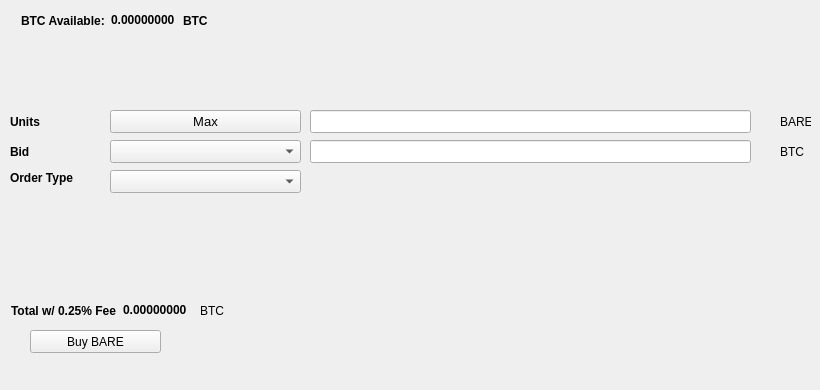
   <widget class="QWidget" name="BuyTab">
    <attribute name="title">
     <string>Buy</string>
    </attribute>
    <widget class="QPushButton" name="BuyBARE">
     <property name="geometry">
      <rect>
       <x>30</x>
       <y>330</y>
       <width>131</width>
       <height>23</height>
      </rect>
     </property>
     <property name="text">
      <string>Buy BARE</string>
     </property>
     <property name="icon">
      <iconset resource="../bare.qrc">
       <normaloff>:/icons/bitcoin</normaloff>:/icons/bitcoin</iconset>
     </property>
    </widget>
    <widget class="QLabel" name="label_3">
     <property name="geometry">
      <rect>
       <x>10</x>
       <y>110</y>
       <width>46</width>
       <height>23</height>
      </rect>
     </property>
     <property name="font">
      <font>
       <weight>75</weight>
       <bold>true</bold>
      </font>
     </property>
     <property name="text">
      <string>Units</string>
     </property>
    </widget>
    <widget class="QLineEdit" name="UnitsInput">
     <property name="geometry">
      <rect>
       <x>310</x>
       <y>110</y>
       <width>441</width>
       <height>23</height>
      </rect>
     </property>
     <property name="font">
      <font>
       <pointsize>9</pointsize>
       <weight>75</weight>
       <bold>true</bold>
      </font>
     </property>
    </widget>
    <widget class="QLineEdit" name="BuyBidPriceEdit">
     <property name="geometry">
      <rect>
       <x>310</x>
       <y>140</y>
       <width>441</width>
       <height>23</height>
      </rect>
     </property>
     <property name="font">
      <font>
       <pointsize>9</pointsize>
       <weight>75</weight>
       <bold>true</bold>
      </font>
     </property>
    </widget>
    <widget class="QLabel" name="label_4">
     <property name="geometry">
      <rect>
       <x>780</x>
       <y>110</y>
       <width>31</width>
       <height>23</height>
      </rect>
     </property>
     <property name="text">
      <string>BARE</string>
     </property>
    </widget>
    <widget class="QLabel" name="label_5">
     <property name="geometry">
      <rect>
       <x>780</x>
       <y>140</y>
       <width>31</width>
       <height>23</height>
      </rect>
     </property>
     <property name="text">
      <string>BTC</string>
     </property>
    </widget>
    <widget class="QLabel" name="label_6">
     <property name="geometry">
      <rect>
       <x>10</x>
       <y>140</y>
       <width>46</width>
       <height>23</height>
      </rect>
     </property>
     <property name="font">
      <font>
       <weight>75</weight>
       <bold>true</bold>
      </font>
     </property>
     <property name="text">
      <string>Bid</string>
     </property>
    </widget>
    <widget class="QLabel" name="label_7">
     <property name="geometry">
      <rect>
       <x>10</x>
       <y>170</y>
       <width>91</width>
       <height>16</height>
      </rect>
     </property>
     <property name="font">
      <font>
       <weight>75</weight>
       <bold>true</bold>
      </font>
     </property>
     <property name="text">
      <string>Order Type</string>
     </property>
    </widget>
    <widget class="QPushButton" name="Buy_Max_Amount">
     <property name="geometry">
      <rect>
       <x>110</x>
       <y>110</y>
       <width>191</width>
       <height>23</height>
      </rect>
     </property>
     <property name="font">
      <font>
       <pointsize>10</pointsize>
      </font>
     </property>
     <property name="text">
      <string>Max</string>
     </property>
    </widget>
    <widget class="QComboBox" name="BuyBidcomboBox">
     <property name="geometry">
      <rect>
       <x>110</x>
       <y>140</y>
       <width>191</width>
       <height>23</height>
      </rect>
     </property>
     <property name="font">
      <font>
       <pointsize>10</pointsize>
      </font>
     </property>
    </widget>
    <widget class="QComboBox" name="buyOrdertypeCombo">
     <property name="geometry">
      <rect>
       <x>110</x>
       <y>170</y>
       <width>191</width>
       <height>23</height>
      </rect>
     </property>
     <property name="font">
      <font>
       <pointsize>10</pointsize>
      </font>
     </property>
    </widget>
    <widget class="QWidget" name="layoutWidget1">
     <property name="geometry">
      <rect>
       <x>21</x>
       <y>11</y>
       <width>227</width>
       <height>19</height>
      </rect>
     </property>
     <layout class="QHBoxLayout" name="horizontalLayout_3">
      <item>
       <widget class="QLabel" name="label232">
        <property name="font">
         <font>
          <weight>75</weight>
          <bold>true</bold>
         </font>
        </property>
        <property name="text">
         <string>BTC Available:</string>
        </property>
       </widget>
      </item>
      <item>
       <widget class="QLabel" name="BtcAvailableLbl">
        <property name="palette">
         <palette>
          <active>
           <colorrole role="WindowText">
            <brush brushstyle="SolidPattern">
             <color alpha="255">
              <red>0</red>
              <green>0</green>
              <blue>0</blue>
             </color>
            </brush>
           </colorrole>
           <colorrole role="Button">
            <brush brushstyle="SolidPattern">
             <color alpha="255">
              <red>0</red>
              <green>170</green>
              <blue>0</blue>
             </color>
            </brush>
           </colorrole>
           <colorrole role="Light">
            <brush brushstyle="SolidPattern">
             <color alpha="255">
              <red>0</red>
              <green>255</green>
              <blue>0</blue>
             </color>
            </brush>
           </colorrole>
           <colorrole role="Midlight">
            <brush brushstyle="SolidPattern">
             <color alpha="255">
              <red>0</red>
              <green>212</green>
              <blue>0</blue>
             </color>
            </brush>
           </colorrole>
           <colorrole role="Dark">
            <brush brushstyle="SolidPattern">
             <color alpha="255">
              <red>0</red>
              <green>85</green>
              <blue>0</blue>
             </color>
            </brush>
           </colorrole>
           <colorrole role="Mid">
            <brush brushstyle="SolidPattern">
             <color alpha="255">
              <red>0</red>
              <green>113</green>
              <blue>0</blue>
             </color>
            </brush>
           </colorrole>
           <colorrole role="Text">
            <brush brushstyle="SolidPattern">
             <color alpha="255">
              <red>0</red>
              <green>170</green>
              <blue>0</blue>
             </color>
            </brush>
           </colorrole>
           <colorrole role="BrightText">
            <brush brushstyle="SolidPattern">
             <color alpha="255">
              <red>255</red>
              <green>255</green>
              <blue>255</blue>
             </color>
            </brush>
           </colorrole>
           <colorrole role="ButtonText">
            <brush brushstyle="SolidPattern">
             <color alpha="255">
              <red>0</red>
              <green>0</green>
              <blue>0</blue>
             </color>
            </brush>
           </colorrole>
           <colorrole role="Base">
            <brush brushstyle="SolidPattern">
             <color alpha="255">
              <red>255</red>
              <green>255</green>
              <blue>255</blue>
             </color>
            </brush>
           </colorrole>
           <colorrole role="Window">
            <brush brushstyle="SolidPattern">
             <color alpha="255">
              <red>0</red>
              <green>170</green>
              <blue>0</blue>
             </color>
            </brush>
           </colorrole>
           <colorrole role="Shadow">
            <brush brushstyle="SolidPattern">
             <color alpha="255">
              <red>0</red>
              <green>0</green>
              <blue>0</blue>
             </color>
            </brush>
           </colorrole>
           <colorrole role="AlternateBase">
            <brush brushstyle="SolidPattern">
             <color alpha="255">
              <red>127</red>
              <green>212</green>
              <blue>127</blue>
             </color>
            </brush>
           </colorrole>
           <colorrole role="ToolTipBase">
            <brush brushstyle="SolidPattern">
             <color alpha="255">
              <red>255</red>
              <green>255</green>
              <blue>220</blue>
             </color>
            </brush>
           </colorrole>
           <colorrole role="ToolTipText">
            <brush brushstyle="SolidPattern">
             <color alpha="255">
              <red>0</red>
              <green>0</green>
              <blue>0</blue>
             </color>
            </brush>
           </colorrole>
          </active>
          <inactive>
           <colorrole role="WindowText">
            <brush brushstyle="SolidPattern">
             <color alpha="255">
              <red>0</red>
              <green>0</green>
              <blue>0</blue>
             </color>
            </brush>
           </colorrole>
           <colorrole role="Button">
            <brush brushstyle="SolidPattern">
             <color alpha="255">
              <red>0</red>
              <green>170</green>
              <blue>0</blue>
             </color>
            </brush>
           </colorrole>
           <colorrole role="Light">
            <brush brushstyle="SolidPattern">
             <color alpha="255">
              <red>0</red>
              <green>255</green>
              <blue>0</blue>
             </color>
            </brush>
           </colorrole>
           <colorrole role="Midlight">
            <brush brushstyle="SolidPattern">
             <color alpha="255">
              <red>0</red>
              <green>212</green>
              <blue>0</blue>
             </color>
            </brush>
           </colorrole>
           <colorrole role="Dark">
            <brush brushstyle="SolidPattern">
             <color alpha="255">
              <red>0</red>
              <green>85</green>
              <blue>0</blue>
             </color>
            </brush>
           </colorrole>
           <colorrole role="Mid">
            <brush brushstyle="SolidPattern">
             <color alpha="255">
              <red>0</red>
              <green>113</green>
              <blue>0</blue>
             </color>
            </brush>
           </colorrole>
           <colorrole role="Text">
            <brush brushstyle="SolidPattern">
             <color alpha="255">
              <red>0</red>
              <green>170</green>
              <blue>0</blue>
             </color>
            </brush>
           </colorrole>
           <colorrole role="BrightText">
            <brush brushstyle="SolidPattern">
             <color alpha="255">
              <red>255</red>
              <green>255</green>
              <blue>255</blue>
             </color>
            </brush>
           </colorrole>
           <colorrole role="ButtonText">
            <brush brushstyle="SolidPattern">
             <color alpha="255">
              <red>0</red>
              <green>0</green>
              <blue>0</blue>
             </color>
            </brush>
           </colorrole>
           <colorrole role="Base">
            <brush brushstyle="SolidPattern">
             <color alpha="255">
              <red>255</red>
              <green>255</green>
              <blue>255</blue>
             </color>
            </brush>
           </colorrole>
           <colorrole role="Window">
            <brush brushstyle="SolidPattern">
             <color alpha="255">
              <red>0</red>
              <green>170</green>
              <blue>0</blue>
             </color>
            </brush>
           </colorrole>
           <colorrole role="Shadow">
            <brush brushstyle="SolidPattern">
             <color alpha="255">
              <red>0</red>
              <green>0</green>
              <blue>0</blue>
             </color>
            </brush>
           </colorrole>
           <colorrole role="AlternateBase">
            <brush brushstyle="SolidPattern">
             <color alpha="255">
              <red>127</red>
              <green>212</green>
              <blue>127</blue>
             </color>
            </brush>
           </colorrole>
           <colorrole role="ToolTipBase">
            <brush brushstyle="SolidPattern">
             <color alpha="255">
              <red>255</red>
              <green>255</green>
              <blue>220</blue>
             </color>
            </brush>
           </colorrole>
           <colorrole role="ToolTipText">
            <brush brushstyle="SolidPattern">
             <color alpha="255">
              <red>0</red>
              <green>0</green>
              <blue>0</blue>
             </color>
            </brush>
           </colorrole>
          </inactive>
          <disabled>
           <colorrole role="WindowText">
            <brush brushstyle="SolidPattern">
             <color alpha="255">
              <red>0</red>
              <green>85</green>
              <blue>0</blue>
             </color>
            </brush>
           </colorrole>
           <colorrole role="Button">
            <brush brushstyle="SolidPattern">
             <color alpha="255">
              <red>0</red>
              <green>170</green>
              <blue>0</blue>
             </color>
            </brush>
           </colorrole>
           <colorrole role="Light">
            <brush brushstyle="SolidPattern">
             <color alpha="255">
              <red>0</red>
              <green>255</green>
              <blue>0</blue>
             </color>
            </brush>
           </colorrole>
           <colorrole role="Midlight">
            <brush brushstyle="SolidPattern">
             <color alpha="255">
              <red>0</red>
              <green>212</green>
              <blue>0</blue>
             </color>
            </brush>
           </colorrole>
           <colorrole role="Dark">
            <brush brushstyle="SolidPattern">
             <color alpha="255">
              <red>0</red>
              <green>85</green>
              <blue>0</blue>
             </color>
            </brush>
           </colorrole>
           <colorrole role="Mid">
            <brush brushstyle="SolidPattern">
             <color alpha="255">
              <red>0</red>
              <green>113</green>
              <blue>0</blue>
             </color>
            </brush>
           </colorrole>
           <colorrole role="Text">
            <brush brushstyle="SolidPattern">
             <color alpha="255">
              <red>0</red>
              <green>85</green>
              <blue>0</blue>
             </color>
            </brush>
           </colorrole>
           <colorrole role="BrightText">
            <brush brushstyle="SolidPattern">
             <color alpha="255">
              <red>255</red>
              <green>255</green>
              <blue>255</blue>
             </color>
            </brush>
           </colorrole>
           <colorrole role="ButtonText">
            <brush brushstyle="SolidPattern">
             <color alpha="255">
              <red>0</red>
              <green>85</green>
              <blue>0</blue>
             </color>
            </brush>
           </colorrole>
           <colorrole role="Base">
            <brush brushstyle="SolidPattern">
             <color alpha="255">
              <red>0</red>
              <green>170</green>
              <blue>0</blue>
             </color>
            </brush>
           </colorrole>
           <colorrole role="Window">
            <brush brushstyle="SolidPattern">
             <color alpha="255">
              <red>0</red>
              <green>170</green>
              <blue>0</blue>
             </color>
            </brush>
           </colorrole>
           <colorrole role="Shadow">
            <brush brushstyle="SolidPattern">
             <color alpha="255">
              <red>0</red>
              <green>0</green>
              <blue>0</blue>
             </color>
            </brush>
           </colorrole>
           <colorrole role="AlternateBase">
            <brush brushstyle="SolidPattern">
             <color alpha="255">
              <red>0</red>
              <green>170</green>
              <blue>0</blue>
             </color>
            </brush>
           </colorrole>
           <colorrole role="ToolTipBase">
            <brush brushstyle="SolidPattern">
             <color alpha="255">
              <red>255</red>
              <green>255</green>
              <blue>220</blue>
             </color>
            </brush>
           </colorrole>
           <colorrole role="ToolTipText">
            <brush brushstyle="SolidPattern">
             <color alpha="255">
              <red>0</red>
              <green>0</green>
              <blue>0</blue>
             </color>
            </brush>
           </colorrole>
          </disabled>
         </palette>
        </property>
        <property name="font">
         <font>
          <weight>75</weight>
          <bold>true</bold>
         </font>
        </property>
        <property name="text">
         <string>0.00000000</string>
        </property>
        <property name="textInteractionFlags">
         <set>Qt::LinksAccessibleByMouse|Qt::TextSelectableByKeyboard|Qt::TextSelectableByMouse</set>
        </property>
       </widget>
      </item>
      <item>
       <widget class="QLabel" name="BtcAvailableLbl_2">
        <property name="font">
         <font>
          <weight>75</weight>
          <bold>true</bold>
         </font>
        </property>
        <property name="text">
         <string>BTC</string>
        </property>
       </widget>
      </item>
     </layout>
    </widget>
    <widget class="QWidget" name="layoutWidge2">
     <property name="geometry">
      <rect>
       <x>11</x>
       <y>301</y>
       <width>259</width>
       <height>19</height>
      </rect>
     </property>
     <layout class="QHBoxLayout" name="horizontalLayout_4">
      <item>
       <widget class="QLabel" name="label_9">
        <property name="font">
         <font>
          <weight>75</weight>
          <bold>true</bold>
         </font>
        </property>
        <property name="text">
         <string>Total w/ 0.25% Fee</string>
        </property>
       </widget>
      </item>
      <item>
       <widget class="QLabel" name="BuyCostLabel">
        <property name="palette">
         <palette>
          <active>
           <colorrole role="WindowText">
            <brush brushstyle="SolidPattern">
             <color alpha="255">
              <red>0</red>
              <green>0</green>
              <blue>0</blue>
             </color>
            </brush>
           </colorrole>
           <colorrole role="Button">
            <brush brushstyle="SolidPattern">
             <color alpha="255">
              <red>0</red>
              <green>170</green>
              <blue>0</blue>
             </color>
            </brush>
           </colorrole>
           <colorrole role="Light">
            <brush brushstyle="SolidPattern">
             <color alpha="255">
              <red>0</red>
              <green>255</green>
              <blue>0</blue>
             </color>
            </brush>
           </colorrole>
           <colorrole role="Midlight">
            <brush brushstyle="SolidPattern">
             <color alpha="255">
              <red>0</red>
              <green>212</green>
              <blue>0</blue>
             </color>
            </brush>
           </colorrole>
           <colorrole role="Dark">
            <brush brushstyle="SolidPattern">
             <color alpha="255">
              <red>0</red>
              <green>85</green>
              <blue>0</blue>
             </color>
            </brush>
           </colorrole>
           <colorrole role="Mid">
            <brush brushstyle="SolidPattern">
             <color alpha="255">
              <red>0</red>
              <green>113</green>
              <blue>0</blue>
             </color>
            </brush>
           </colorrole>
           <colorrole role="Text">
            <brush brushstyle="SolidPattern">
             <color alpha="255">
              <red>0</red>
              <green>170</green>
              <blue>0</blue>
             </color>
            </brush>
           </colorrole>
           <colorrole role="BrightText">
            <brush brushstyle="SolidPattern">
             <color alpha="255">
              <red>255</red>
              <green>255</green>
              <blue>255</blue>
             </color>
            </brush>
           </colorrole>
           <colorrole role="ButtonText">
            <brush brushstyle="SolidPattern">
             <color alpha="255">
              <red>0</red>
              <green>0</green>
              <blue>0</blue>
             </color>
            </brush>
           </colorrole>
           <colorrole role="Base">
            <brush brushstyle="SolidPattern">
             <color alpha="255">
              <red>255</red>
              <green>255</green>
              <blue>255</blue>
             </color>
            </brush>
           </colorrole>
           <colorrole role="Window">
            <brush brushstyle="SolidPattern">
             <color alpha="255">
              <red>0</red>
              <green>170</green>
              <blue>0</blue>
             </color>
            </brush>
           </colorrole>
           <colorrole role="Shadow">
            <brush brushstyle="SolidPattern">
             <color alpha="255">
              <red>0</red>
              <green>0</green>
              <blue>0</blue>
             </color>
            </brush>
           </colorrole>
           <colorrole role="AlternateBase">
            <brush brushstyle="SolidPattern">
             <color alpha="255">
              <red>127</red>
              <green>212</green>
              <blue>127</blue>
             </color>
            </brush>
           </colorrole>
           <colorrole role="ToolTipBase">
            <brush brushstyle="SolidPattern">
             <color alpha="255">
              <red>255</red>
              <green>255</green>
              <blue>220</blue>
             </color>
            </brush>
           </colorrole>
           <colorrole role="ToolTipText">
            <brush brushstyle="SolidPattern">
             <color alpha="255">
              <red>0</red>
              <green>0</green>
              <blue>0</blue>
             </color>
            </brush>
           </colorrole>
          </active>
          <inactive>
           <colorrole role="WindowText">
            <brush brushstyle="SolidPattern">
             <color alpha="255">
              <red>0</red>
              <green>0</green>
              <blue>0</blue>
             </color>
            </brush>
           </colorrole>
           <colorrole role="Button">
            <brush brushstyle="SolidPattern">
             <color alpha="255">
              <red>0</red>
              <green>170</green>
              <blue>0</blue>
             </color>
            </brush>
           </colorrole>
           <colorrole role="Light">
            <brush brushstyle="SolidPattern">
             <color alpha="255">
              <red>0</red>
              <green>255</green>
              <blue>0</blue>
             </color>
            </brush>
           </colorrole>
           <colorrole role="Midlight">
            <brush brushstyle="SolidPattern">
             <color alpha="255">
              <red>0</red>
              <green>212</green>
              <blue>0</blue>
             </color>
            </brush>
           </colorrole>
           <colorrole role="Dark">
            <brush brushstyle="SolidPattern">
             <color alpha="255">
              <red>0</red>
              <green>85</green>
              <blue>0</blue>
             </color>
            </brush>
           </colorrole>
           <colorrole role="Mid">
            <brush brushstyle="SolidPattern">
             <color alpha="255">
              <red>0</red>
              <green>113</green>
              <blue>0</blue>
             </color>
            </brush>
           </colorrole>
           <colorrole role="Text">
            <brush brushstyle="SolidPattern">
             <color alpha="255">
              <red>0</red>
              <green>170</green>
              <blue>0</blue>
             </color>
            </brush>
           </colorrole>
           <colorrole role="BrightText">
            <brush brushstyle="SolidPattern">
             <color alpha="255">
              <red>255</red>
              <green>255</green>
              <blue>255</blue>
             </color>
            </brush>
           </colorrole>
           <colorrole role="ButtonText">
            <brush brushstyle="SolidPattern">
             <color alpha="255">
              <red>0</red>
              <green>0</green>
              <blue>0</blue>
             </color>
            </brush>
           </colorrole>
           <colorrole role="Base">
            <brush brushstyle="SolidPattern">
             <color alpha="255">
              <red>255</red>
              <green>255</green>
              <blue>255</blue>
             </color>
            </brush>
           </colorrole>
           <colorrole role="Window">
            <brush brushstyle="SolidPattern">
             <color alpha="255">
              <red>0</red>
              <green>170</green>
              <blue>0</blue>
             </color>
            </brush>
           </colorrole>
           <colorrole role="Shadow">
            <brush brushstyle="SolidPattern">
             <color alpha="255">
              <red>0</red>
              <green>0</green>
              <blue>0</blue>
             </color>
            </brush>
           </colorrole>
           <colorrole role="AlternateBase">
            <brush brushstyle="SolidPattern">
             <color alpha="255">
              <red>127</red>
              <green>212</green>
              <blue>127</blue>
             </color>
            </brush>
           </colorrole>
           <colorrole role="ToolTipBase">
            <brush brushstyle="SolidPattern">
             <color alpha="255">
              <red>255</red>
              <green>255</green>
              <blue>220</blue>
             </color>
            </brush>
           </colorrole>
           <colorrole role="ToolTipText">
            <brush brushstyle="SolidPattern">
             <color alpha="255">
              <red>0</red>
              <green>0</green>
              <blue>0</blue>
             </color>
            </brush>
           </colorrole>
          </inactive>
          <disabled>
           <colorrole role="WindowText">
            <brush brushstyle="SolidPattern">
             <color alpha="255">
              <red>0</red>
              <green>85</green>
              <blue>0</blue>
             </color>
            </brush>
           </colorrole>
           <colorrole role="Button">
            <brush brushstyle="SolidPattern">
             <color alpha="255">
              <red>0</red>
              <green>170</green>
              <blue>0</blue>
             </color>
            </brush>
           </colorrole>
           <colorrole role="Light">
            <brush brushstyle="SolidPattern">
             <color alpha="255">
              <red>0</red>
              <green>255</green>
              <blue>0</blue>
             </color>
            </brush>
           </colorrole>
           <colorrole role="Midlight">
            <brush brushstyle="SolidPattern">
             <color alpha="255">
              <red>0</red>
              <green>212</green>
              <blue>0</blue>
             </color>
            </brush>
           </colorrole>
           <colorrole role="Dark">
            <brush brushstyle="SolidPattern">
             <color alpha="255">
              <red>0</red>
              <green>85</green>
              <blue>0</blue>
             </color>
            </brush>
           </colorrole>
           <colorrole role="Mid">
            <brush brushstyle="SolidPattern">
             <color alpha="255">
              <red>0</red>
              <green>113</green>
              <blue>0</blue>
             </color>
            </brush>
           </colorrole>
           <colorrole role="Text">
            <brush brushstyle="SolidPattern">
             <color alpha="255">
              <red>0</red>
              <green>85</green>
              <blue>0</blue>
             </color>
            </brush>
           </colorrole>
           <colorrole role="BrightText">
            <brush brushstyle="SolidPattern">
             <color alpha="255">
              <red>255</red>
              <green>255</green>
              <blue>255</blue>
             </color>
            </brush>
           </colorrole>
           <colorrole role="ButtonText">
            <brush brushstyle="SolidPattern">
             <color alpha="255">
              <red>0</red>
              <green>85</green>
              <blue>0</blue>
             </color>
            </brush>
           </colorrole>
           <colorrole role="Base">
            <brush brushstyle="SolidPattern">
             <color alpha="255">
              <red>0</red>
              <green>170</green>
              <blue>0</blue>
             </color>
            </brush>
           </colorrole>
           <colorrole role="Window">
            <brush brushstyle="SolidPattern">
             <color alpha="255">
              <red>0</red>
              <green>170</green>
              <blue>0</blue>
             </color>
            </brush>
           </colorrole>
           <colorrole role="Shadow">
            <brush brushstyle="SolidPattern">
             <color alpha="255">
              <red>0</red>
              <green>0</green>
              <blue>0</blue>
             </color>
            </brush>
           </colorrole>
           <colorrole role="AlternateBase">
            <brush brushstyle="SolidPattern">
             <color alpha="255">
              <red>0</red>
              <green>170</green>
              <blue>0</blue>
             </color>
            </brush>
           </colorrole>
           <colorrole role="ToolTipBase">
            <brush brushstyle="SolidPattern">
             <color alpha="255">
              <red>255</red>
              <green>255</green>
              <blue>220</blue>
             </color>
            </brush>
           </colorrole>
           <colorrole role="ToolTipText">
            <brush brushstyle="SolidPattern">
             <color alpha="255">
              <red>0</red>
              <green>0</green>
              <blue>0</blue>
             </color>
            </brush>
           </colorrole>
          </disabled>
         </palette>
        </property>
        <property name="font">
         <font>
          <weight>75</weight>
          <bold>true</bold>
         </font>
        </property>
        <property name="autoFillBackground">
         <bool>false</bool>
        </property>
        <property name="text">
         <string>0.00000000</string>
        </property>
        <property name="textInteractionFlags">
         <set>Qt::LinksAccessibleByMouse|Qt::TextSelectableByMouse</set>
        </property>
       </widget>
      </item>
      <item>
       <widget class="QLabel" name="label_10">
        <property name="font">
         <font>
          <weight>50</weight>
          <bold>false</bold>
         </font>
        </property>
        <property name="text">
         <string>BTC</string>
        </property>
       </widget>
      </item>
     </layout>
    </widget>
    <widget class="QLabel" name="label_24">
     <property name="geometry">
      <rect>
       <x>460</x>
       <y>300</y>
       <width>281</width>
       <height>81</height>
      </rect>
     </property>
     <property name="text">
      <string/>
     </property>
     <property name="pixmap">
      <pixmap>:/images/bittrex</pixmap>
     </property>
    </widget>
   </widget>
